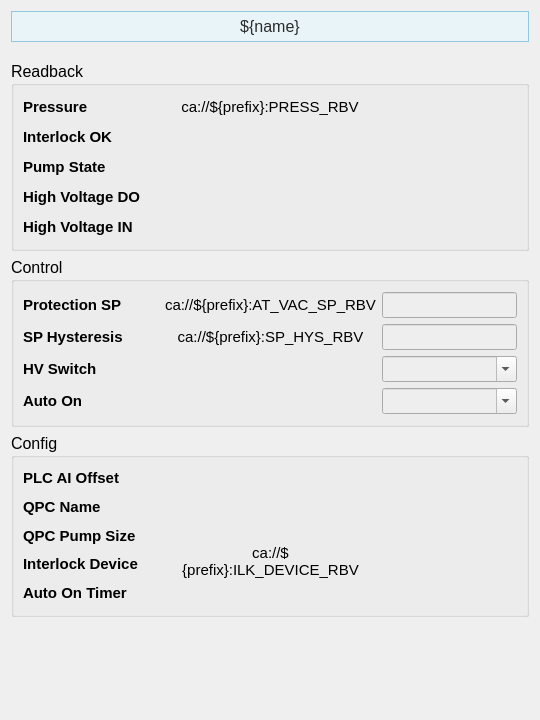
<?xml version="1.0" encoding="UTF-8"?>
<ui version="4.0">
 <class>Form</class>
 <widget class="QWidget" name="Form">
  <property name="geometry">
   <rect>
    <x>0</x>
    <y>0</y>
    <width>540</width>
    <height>720</height>
   </rect>
  </property>
  <property name="sizePolicy">
   <sizepolicy hsizetype="Preferred" vsizetype="Preferred">
    <horstretch>0</horstretch>
    <verstretch>0</verstretch>
   </sizepolicy>
  </property>
  <property name="windowTitle">
   <string>Form</string>
  </property>
  <layout class="QVBoxLayout" name="verticalLayout_17">
   <item>
    <widget class="PyDMLabel" name="PyDMLabel_11">
     <property name="maximumSize">
      <size>
       <width>16777215</width>
       <height>40</height>
      </size>
     </property>
     <property name="font">
      <font>
       <pointsize>12</pointsize>
      </font>
     </property>
     <property name="toolTip">
      <string/>
     </property>
     <property name="styleSheet">
      <string notr="true">    background-color: #e8f4f8;

    border: 1px solid #90c8e0;

    padding: 5px;

    color: rgb(43, 43, 43);</string>
     </property>
     <property name="text">
      <string>${name}</string>
     </property>
     <property name="alignment">
      <set>Qt::AlignCenter</set>
     </property>
    </widget>
   </item>
   <item>
    <spacer name="verticalSpacer_2">
     <property name="orientation">
      <enum>Qt::Vertical</enum>
     </property>
     <property name="sizeType">
      <enum>QSizePolicy::Fixed</enum>
     </property>
     <property name="sizeHint" stdset="0">
      <size>
       <width>20</width>
       <height>13</height>
      </size>
     </property>
    </spacer>
   </item>
   <item>
    <widget class="QGroupBox" name="groupBox">
     <property name="sizePolicy">
      <sizepolicy hsizetype="Minimum" vsizetype="Preferred">
       <horstretch>0</horstretch>
       <verstretch>0</verstretch>
      </sizepolicy>
     </property>
     <property name="minimumSize">
      <size>
       <width>0</width>
       <height>190</height>
      </size>
     </property>
     <property name="font">
      <font>
       <pointsize>12</pointsize>
      </font>
     </property>
     <property name="title">
      <string>Readback</string>
     </property>
     <layout class="QVBoxLayout" name="verticalLayout_14">
      <item>
       <layout class="QHBoxLayout" name="horizontalLayout_4" stretch="1,1,1">
        <item>
         <layout class="QVBoxLayout" name="verticalLayout">
          <item>
           <widget class="QLabel" name="pressure_label">
            <property name="font">
             <font>
              <pointsize>11</pointsize>
             </font>
            </property>
            <property name="text">
             <string>&lt;b&gt;Pressure&lt;b&gt;</string>
            </property>
           </widget>
          </item>
          <item>
           <widget class="QLabel" name="interlock_ok_label">
            <property name="font">
             <font>
              <pointsize>11</pointsize>
             </font>
            </property>
            <property name="text">
             <string>&lt;html&gt;&lt;head/&gt;&lt;body&gt;&lt;p&gt;&lt;span style=&quot; font-weight:600;&quot;&gt;Interlock OK&lt;/span&gt;&lt;/p&gt;&lt;/body&gt;&lt;/html&gt;</string>
            </property>
           </widget>
          </item>
          <item>
           <widget class="QLabel" name="pump_state_label">
            <property name="font">
             <font>
              <pointsize>11</pointsize>
             </font>
            </property>
            <property name="text">
             <string>&lt;b&gt;Pump State&lt;/b&gt;</string>
            </property>
           </widget>
          </item>
          <item>
           <widget class="QLabel" name="high_voltage_do_label">
            <property name="font">
             <font>
              <pointsize>11</pointsize>
             </font>
            </property>
            <property name="text">
             <string>&lt;html&gt;&lt;head/&gt;&lt;body&gt;&lt;p&gt;&lt;span style=&quot; font-weight:600;&quot;&gt;High Voltage DO&lt;/span&gt;&lt;/p&gt;&lt;/body&gt;&lt;/html&gt;</string>
            </property>
           </widget>
          </item>
          <item>
           <widget class="QLabel" name="high_voltage_in_label">
            <property name="font">
             <font>
              <pointsize>11</pointsize>
             </font>
            </property>
            <property name="text">
             <string>&lt;html&gt;&lt;head/&gt;&lt;body&gt;&lt;p&gt;&lt;span style=&quot; font-weight:600;&quot;&gt;High Voltage IN&lt;/span&gt;&lt;/p&gt;&lt;/body&gt;&lt;/html&gt;</string>
            </property>
           </widget>
          </item>
         </layout>
        </item>
        <item>
         <layout class="QVBoxLayout" name="verticalLayout_4">
          <item>
           <widget class="PyDMLabel" name="pressure_readback">
            <property name="font">
             <font>
              <pointsize>11</pointsize>
             </font>
            </property>
            <property name="styleSheet">
             <string notr="true"/>
            </property>
            <property name="text">
             <string>ca://${prefix}:PRESS_RBV</string>
            </property>
            <property name="alignment">
             <set>Qt::AlignCenter</set>
            </property>
            <property name="showUnits">
             <bool>true</bool>
            </property>
            <property name="channel">
             <string>ca://${prefix}:PRESS_RBV</string>
            </property>
            <property name="displayFormat">
             <enum>PyDMLabel::Exponential</enum>
            </property>
           </widget>
          </item>
          <item>
           <widget class="PyDMLabel" name="interlock_ok_readback">
            <property name="font">
             <font>
              <pointsize>11</pointsize>
             </font>
            </property>
            <property name="styleSheet">
             <string notr="true"/>
            </property>
            <property name="alignment">
             <set>Qt::AlignCenter</set>
            </property>
            <property name="channel">
             <string>ca://${prefix}:ILK_OK_RBV</string>
            </property>
           </widget>
          </item>
          <item>
           <widget class="PyDMLabel" name="pump_state_readback">
            <property name="font">
             <font>
              <pointsize>11</pointsize>
             </font>
            </property>
            <property name="styleSheet">
             <string notr="true"/>
            </property>
            <property name="alignment">
             <set>Qt::AlignCenter</set>
            </property>
            <property name="channel">
             <string>ca://${prefix}:STATE_RBV</string>
            </property>
           </widget>
          </item>
          <item>
           <widget class="PyDMLabel" name="high_voltage_do_readback">
            <property name="font">
             <font>
              <pointsize>11</pointsize>
             </font>
            </property>
            <property name="styleSheet">
             <string notr="true"/>
            </property>
            <property name="alignment">
             <set>Qt::AlignCenter</set>
            </property>
            <property name="channel">
             <string>ca://${prefix}:HV_DO_RBV</string>
            </property>
           </widget>
          </item>
          <item>
           <widget class="PyDMLabel" name="high_voltage_in_readback">
            <property name="font">
             <font>
              <pointsize>11</pointsize>
             </font>
            </property>
            <property name="styleSheet">
             <string notr="true"/>
            </property>
            <property name="alignment">
             <set>Qt::AlignCenter</set>
            </property>
            <property name="channel">
             <string>ca://${prefix}:HV_DI_RBV</string>
            </property>
           </widget>
          </item>
         </layout>
        </item>
        <item>
         <layout class="QVBoxLayout" name="verticalLayout_3">
          <item>
           <widget class="QLabel" name="label_2">
            <property name="text">
             <string/>
            </property>
           </widget>
          </item>
          <item>
           <widget class="QLabel" name="label_4">
            <property name="text">
             <string/>
            </property>
           </widget>
          </item>
          <item>
           <widget class="QLabel" name="label_3">
            <property name="text">
             <string/>
            </property>
           </widget>
          </item>
         </layout>
        </item>
       </layout>
      </item>
     </layout>
    </widget>
   </item>
   <item>
    <widget class="QGroupBox" name="groupBox_2">
     <property name="sizePolicy">
      <sizepolicy hsizetype="Preferred" vsizetype="Minimum">
       <horstretch>0</horstretch>
       <verstretch>0</verstretch>
      </sizepolicy>
     </property>
     <property name="minimumSize">
      <size>
       <width>0</width>
       <height>170</height>
      </size>
     </property>
     <property name="font">
      <font>
       <pointsize>12</pointsize>
      </font>
     </property>
     <property name="title">
      <string>Control</string>
     </property>
     <layout class="QVBoxLayout" name="verticalLayout_15">
      <item>
       <layout class="QHBoxLayout" name="horizontalLayout_6" stretch="1,1,1">
        <item>
         <layout class="QVBoxLayout" name="verticalLayout_8">
          <item>
           <widget class="QLabel" name="pressure_label_3">
            <property name="font">
             <font>
              <pointsize>11</pointsize>
             </font>
            </property>
            <property name="text">
             <string>&lt;html&gt;&lt;head/&gt;&lt;body&gt;&lt;p&gt;&lt;span style=&quot; font-weight:600;&quot;&gt;Protection SP&lt;/span&gt;&lt;/p&gt;&lt;/body&gt;&lt;/html&gt;</string>
            </property>
           </widget>
          </item>
          <item>
           <widget class="QLabel" name="high_voltage_do_label_3">
            <property name="font">
             <font>
              <pointsize>11</pointsize>
             </font>
            </property>
            <property name="text">
             <string>&lt;html&gt;&lt;head/&gt;&lt;body&gt;&lt;p&gt;&lt;span style=&quot; font-weight:600;&quot;&gt;SP Hysteresis&lt;/span&gt;&lt;/p&gt;&lt;/body&gt;&lt;/html&gt;</string>
            </property>
           </widget>
          </item>
          <item>
           <widget class="QLabel" name="high_voltage_in_label_3">
            <property name="font">
             <font>
              <pointsize>11</pointsize>
             </font>
            </property>
            <property name="text">
             <string>&lt;html&gt;&lt;head/&gt;&lt;body&gt;&lt;p&gt;&lt;span style=&quot; font-weight:600;&quot;&gt;HV Switch&lt;/span&gt;&lt;/p&gt;&lt;/body&gt;&lt;/html&gt;</string>
            </property>
           </widget>
          </item>
          <item>
           <widget class="QLabel" name="interlock_ok_label_3">
            <property name="font">
             <font>
              <pointsize>11</pointsize>
             </font>
            </property>
            <property name="text">
             <string>&lt;html&gt;&lt;head/&gt;&lt;body&gt;&lt;p&gt;&lt;span style=&quot; font-weight:600;&quot;&gt;Auto On&lt;/span&gt;&lt;/p&gt;&lt;/body&gt;&lt;/html&gt;</string>
            </property>
           </widget>
          </item>
         </layout>
        </item>
        <item>
         <layout class="QVBoxLayout" name="verticalLayout_9">
          <item>
           <widget class="PyDMLabel" name="protection_setpoint_readback">
            <property name="font">
             <font>
              <pointsize>11</pointsize>
             </font>
            </property>
            <property name="styleSheet">
             <string notr="true"/>
            </property>
            <property name="text">
             <string>ca://${prefix}:AT_VAC_SP_RBV</string>
            </property>
            <property name="alignment">
             <set>Qt::AlignCenter</set>
            </property>
            <property name="channel">
             <string>ca://${prefix}:AT_VAC_SP_RBV</string>
            </property>
            <property name="displayFormat">
             <enum>PyDMLabel::Exponential</enum>
            </property>
           </widget>
          </item>
          <item>
           <widget class="PyDMLabel" name="setpoint_hysteresis_readback">
            <property name="font">
             <font>
              <pointsize>11</pointsize>
             </font>
            </property>
            <property name="styleSheet">
             <string notr="true"/>
            </property>
            <property name="text">
             <string>ca://${prefix}:SP_HYS_RBV</string>
            </property>
            <property name="alignment">
             <set>Qt::AlignCenter</set>
            </property>
            <property name="channel">
             <string>ca://${prefix}:SP_HYS_RBV</string>
            </property>
            <property name="displayFormat">
             <enum>PyDMLabel::Exponential</enum>
            </property>
           </widget>
          </item>
          <item>
           <widget class="PyDMLabel" name="high_voltage_switch_readback">
            <property name="font">
             <font>
              <pointsize>11</pointsize>
             </font>
            </property>
            <property name="styleSheet">
             <string notr="true"/>
            </property>
            <property name="alignment">
             <set>Qt::AlignCenter</set>
            </property>
            <property name="channel">
             <string>ca://${prefix}:HV_SW_RBV</string>
            </property>
           </widget>
          </item>
          <item>
           <widget class="PyDMLabel" name="auto_on_readback">
            <property name="font">
             <font>
              <pointsize>11</pointsize>
             </font>
            </property>
            <property name="styleSheet">
             <string notr="true"/>
            </property>
            <property name="alignment">
             <set>Qt::AlignCenter</set>
            </property>
            <property name="channel">
             <string>ca://${prefix}:Auto_On_RBV</string>
            </property>
           </widget>
          </item>
         </layout>
        </item>
        <item>
         <layout class="QVBoxLayout" name="verticalLayout_10">
          <item>
           <widget class="PyDMLineEdit" name="protection_setpoint_setpoint">
            <property name="font">
             <font>
              <pointsize>11</pointsize>
             </font>
            </property>
            <property name="styleSheet">
             <string notr="true">background-color: rgb(238, 238, 238)</string>
            </property>
            <property name="channel">
             <string>ca://${prefix}:AT_VAC_SP</string>
            </property>
            <property name="displayFormat">
             <enum>PyDMLineEdit::Exponential</enum>
            </property>
           </widget>
          </item>
          <item>
           <widget class="PyDMLineEdit" name="setpoint_hysteresis_setpoint">
            <property name="font">
             <font>
              <pointsize>11</pointsize>
             </font>
            </property>
            <property name="styleSheet">
             <string notr="true">background-color: rgb(238, 238, 238)</string>
            </property>
            <property name="channel">
             <string>ca://${prefix}:SP_HYS</string>
            </property>
            <property name="displayFormat">
             <enum>PyDMLineEdit::Exponential</enum>
            </property>
           </widget>
          </item>
          <item>
           <widget class="PyDMEnumComboBox" name="PyDMEnumComboBox">
            <property name="font">
             <font>
              <pointsize>11</pointsize>
             </font>
            </property>
            <property name="toolTip">
             <string/>
            </property>
            <property name="styleSheet">
             <string notr="true">background-color: rgb(238, 238, 238)</string>
            </property>
            <property name="editable">
             <bool>true</bool>
            </property>
            <property name="channel">
             <string>ca://${prefix}:HV_SW</string>
            </property>
           </widget>
          </item>
          <item>
           <widget class="PyDMEnumComboBox" name="PyDMEnumComboBox_2">
            <property name="font">
             <font>
              <pointsize>11</pointsize>
             </font>
            </property>
            <property name="toolTip">
             <string/>
            </property>
            <property name="styleSheet">
             <string notr="true">background-color: rgb(238, 238, 238)</string>
            </property>
            <property name="editable">
             <bool>true</bool>
            </property>
            <property name="channel">
             <string>ca://${prefix}:Auto_On</string>
            </property>
           </widget>
          </item>
         </layout>
        </item>
       </layout>
      </item>
     </layout>
    </widget>
   </item>
   <item>
    <widget class="QGroupBox" name="groupBox_3">
     <property name="sizePolicy">
      <sizepolicy hsizetype="Minimum" vsizetype="Preferred">
       <horstretch>0</horstretch>
       <verstretch>0</verstretch>
      </sizepolicy>
     </property>
     <property name="minimumSize">
      <size>
       <width>0</width>
       <height>180</height>
      </size>
     </property>
     <property name="font">
      <font>
       <pointsize>12</pointsize>
      </font>
     </property>
     <property name="title">
      <string>Config</string>
     </property>
     <layout class="QVBoxLayout" name="verticalLayout_16">
      <item>
       <layout class="QHBoxLayout" name="horizontalLayout_7" stretch="1,1,1">
        <item>
         <layout class="QVBoxLayout" name="verticalLayout_11">
          <item>
           <widget class="QLabel" name="plc_ai_offset_label">
            <property name="font">
             <font>
              <pointsize>11</pointsize>
             </font>
            </property>
            <property name="text">
             <string>&lt;b&gt;PLC AI Offset&lt;/b&gt;</string>
            </property>
           </widget>
          </item>
          <item>
           <widget class="QLabel" name="qpc_name_label">
            <property name="font">
             <font>
              <pointsize>11</pointsize>
             </font>
            </property>
            <property name="text">
             <string>&lt;b&gt;QPC Name&lt;/b&gt;</string>
            </property>
           </widget>
          </item>
          <item>
           <widget class="QLabel" name="qpc_pumpsize_label">
            <property name="font">
             <font>
              <pointsize>11</pointsize>
             </font>
            </property>
            <property name="text">
             <string>&lt;b&gt;QPC Pump Size&lt;/b&gt;</string>
            </property>
           </widget>
          </item>
          <item>
           <widget class="QLabel" name="interlock_device_label">
            <property name="font">
             <font>
              <pointsize>11</pointsize>
             </font>
            </property>
            <property name="text">
             <string>&lt;b&gt;Interlock Device&lt;/b&gt;</string>
            </property>
           </widget>
          </item>
          <item>
           <widget class="QLabel" name="autoOn_countdown_label">
            <property name="font">
             <font>
              <pointsize>11</pointsize>
             </font>
            </property>
            <property name="text">
             <string>&lt;b&gt;Auto On Timer&lt;/b&gt;</string>
            </property>
           </widget>
          </item>
         </layout>
        </item>
        <item>
         <layout class="QVBoxLayout" name="verticalLayout_12">
          <item>
           <widget class="PyDMLabel" name="plc_ai_offset_readback">
            <property name="font">
             <font>
              <pointsize>11</pointsize>
             </font>
            </property>
            <property name="styleSheet">
             <string notr="true"/>
            </property>
            <property name="alignment">
             <set>Qt::AlignCenter</set>
            </property>
            <property name="channel">
             <string>ca://${prefix}:AI_Offset_RBV</string>
            </property>
           </widget>
          </item>
          <item>
           <widget class="PyDMLabel" name="qpc_name_readback">
            <property name="font">
             <font>
              <pointsize>11</pointsize>
             </font>
            </property>
            <property name="styleSheet">
             <string notr="true"/>
            </property>
            <property name="alignment">
             <set>Qt::AlignCenter</set>
            </property>
            <property name="channel">
             <string>ca://${prefix}:VPCNAME</string>
            </property>
           </widget>
          </item>
          <item>
           <widget class="PyDMLabel" name="qpc_pumpsize_readback">
            <property name="font">
             <font>
              <pointsize>11</pointsize>
             </font>
            </property>
            <property name="styleSheet">
             <string notr="true"/>
            </property>
            <property name="alignment">
             <set>Qt::AlignCenter</set>
            </property>
            <property name="channel">
             <string>ca://${prefix}:PUMPSIZE</string>
            </property>
           </widget>
          </item>
          <item>
           <widget class="PyDMLabel" name="interlock_device_readback">
            <property name="font">
             <font>
              <pointsize>11</pointsize>
             </font>
            </property>
            <property name="styleSheet">
             <string notr="true"/>
            </property>
            <property name="text">
             <string>ca://${prefix}:ILK_DEVICE_RBV</string>
            </property>
            <property name="textFormat">
             <enum>Qt::PlainText</enum>
            </property>
            <property name="scaledContents">
             <bool>true</bool>
            </property>
            <property name="alignment">
             <set>Qt::AlignCenter</set>
            </property>
            <property name="wordWrap">
             <bool>true</bool>
            </property>
            <property name="textInteractionFlags">
             <set>Qt::NoTextInteraction</set>
            </property>
            <property name="channel">
             <string>ca://${prefix}:ILK_DEVICE_RBV</string>
            </property>
            <property name="displayFormat">
             <enum>PyDMLabel::String</enum>
            </property>
           </widget>
          </item>
          <item>
           <widget class="PyDMLabel" name="autoOn_countdown_readback">
            <property name="font">
             <font>
              <pointsize>11</pointsize>
             </font>
            </property>
            <property name="styleSheet">
             <string notr="true"/>
            </property>
            <property name="alignment">
             <set>Qt::AlignCenter</set>
            </property>
            <property name="channel">
             <string>ca://${prefix}:AutoOn_timer_RBV</string>
            </property>
           </widget>
          </item>
         </layout>
        </item>
        <item>
         <layout class="QVBoxLayout" name="verticalLayout_13">
          <item>
           <widget class="QLabel" name="label_9">
            <property name="text">
             <string/>
            </property>
           </widget>
          </item>
          <item>
           <widget class="QLabel" name="label_13">
            <property name="text">
             <string/>
            </property>
           </widget>
          </item>
          <item>
           <widget class="QLabel" name="label_14">
            <property name="text">
             <string/>
            </property>
           </widget>
          </item>
          <item>
           <widget class="QLabel" name="label_11">
            <property name="text">
             <string/>
            </property>
           </widget>
          </item>
          <item>
           <widget class="QLabel" name="label_10">
            <property name="text">
             <string/>
            </property>
           </widget>
          </item>
          <item>
           <widget class="QLabel" name="label_8">
            <property name="text">
             <string/>
            </property>
           </widget>
          </item>
         </layout>
        </item>
       </layout>
      </item>
     </layout>
    </widget>
   </item>
   <item>
    <spacer name="verticalSpacer">
     <property name="orientation">
      <enum>Qt::Vertical</enum>
     </property>
     <property name="sizeHint" stdset="0">
      <size>
       <width>20</width>
       <height>89</height>
      </size>
     </property>
    </spacer>
   </item>
  </layout>
 </widget>
 <customwidgets>
  <customwidget>
   <class>PyDMEnumComboBox</class>
   <extends>QComboBox</extends>
   <header>pydm.widgets.enum_combo_box</header>
  </customwidget>
  <customwidget>
   <class>PyDMLineEdit</class>
   <extends>QLineEdit</extends>
   <header>pydm.widgets.line_edit</header>
  </customwidget>
  <customwidget>
   <class>PyDMLabel</class>
   <extends>QLabel</extends>
   <header>pydm.widgets.label</header>
  </customwidget>
 </customwidgets>
 <resources/>
 <connections/>
</ui>
